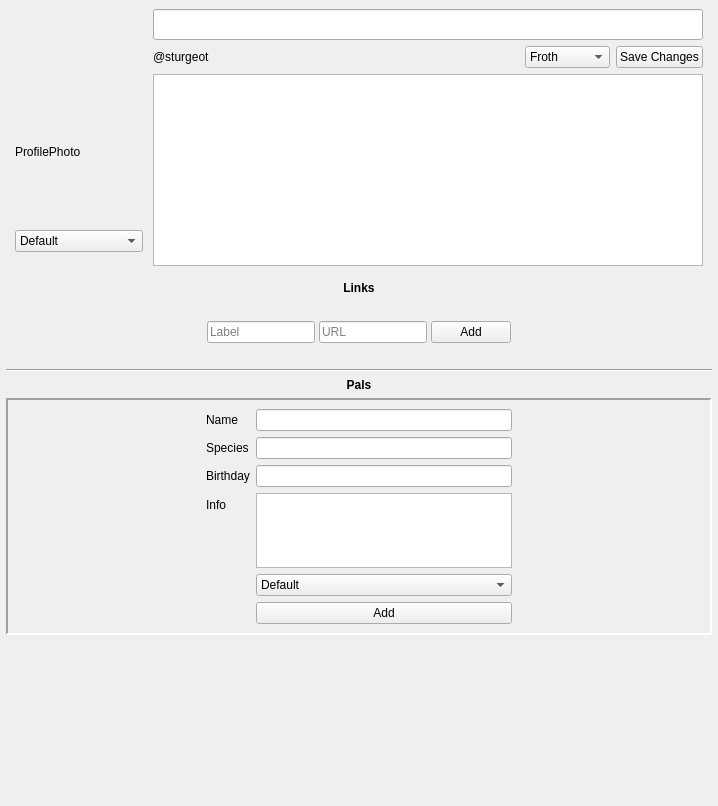
<?xml version="1.0" encoding="UTF-8"?>
<ui version="4.0">
 <class>ProfileEditor</class>
 <widget class="QWidget" name="ProfileEditor">
  <property name="geometry">
   <rect>
    <x>0</x>
    <y>0</y>
    <width>718</width>
    <height>806</height>
   </rect>
  </property>
  <property name="windowTitle">
   <string>Form</string>
  </property>
  <layout class="QVBoxLayout" name="verticalLayout">
   <property name="leftMargin">
    <number>0</number>
   </property>
   <property name="topMargin">
    <number>0</number>
   </property>
   <property name="rightMargin">
    <number>0</number>
   </property>
   <property name="bottomMargin">
    <number>0</number>
   </property>
   <item>
    <widget class="QScrollArea" name="scrollArea">
     <property name="sizePolicy">
      <sizepolicy hsizetype="Expanding" vsizetype="Expanding">
       <horstretch>0</horstretch>
       <verstretch>0</verstretch>
      </sizepolicy>
     </property>
     <property name="frameShape">
      <enum>QFrame::NoFrame</enum>
     </property>
     <property name="verticalScrollBarPolicy">
      <enum>Qt::ScrollBarAlwaysOff</enum>
     </property>
     <property name="horizontalScrollBarPolicy">
      <enum>Qt::ScrollBarAlwaysOff</enum>
     </property>
     <property name="widgetResizable">
      <bool>true</bool>
     </property>
     <widget class="QWidget" name="profileScrollContents">
      <property name="geometry">
       <rect>
        <x>0</x>
        <y>0</y>
        <width>718</width>
        <height>692</height>
       </rect>
      </property>
      <property name="sizePolicy">
       <sizepolicy hsizetype="Preferred" vsizetype="Fixed">
        <horstretch>0</horstretch>
        <verstretch>0</verstretch>
       </sizepolicy>
      </property>
      <layout class="QVBoxLayout" name="profileScrollLayout">
       <property name="leftMargin">
        <number>6</number>
       </property>
       <property name="topMargin">
        <number>0</number>
       </property>
       <property name="rightMargin">
        <number>6</number>
       </property>
       <property name="bottomMargin">
        <number>0</number>
       </property>
       <item>
        <widget class="QFrame" name="headerFrame">
         <property name="sizePolicy">
          <sizepolicy hsizetype="Expanding" vsizetype="Fixed">
           <horstretch>0</horstretch>
           <verstretch>0</verstretch>
          </sizepolicy>
         </property>
         <property name="autoFillBackground">
          <bool>true</bool>
         </property>
         <layout class="QGridLayout" name="header" columnstretch="0,0,0">
          <property name="horizontalSpacing">
           <number>10</number>
          </property>
          <item row="1" column="2">
           <layout class="QHBoxLayout" name="headerOptions">
            <property name="spacing">
             <number>6</number>
            </property>
            <property name="topMargin">
             <number>0</number>
            </property>
            <item>
             <widget class="QLabel" name="username">
              <property name="sizePolicy">
               <sizepolicy hsizetype="Expanding" vsizetype="Fixed">
                <horstretch>0</horstretch>
                <verstretch>0</verstretch>
               </sizepolicy>
              </property>
              <property name="text">
               <string>@sturgeot</string>
              </property>
             </widget>
            </item>
            <item>
             <widget class="QComboBox" name="comboBox">
              <property name="sizePolicy">
               <sizepolicy hsizetype="Preferred" vsizetype="Fixed">
                <horstretch>0</horstretch>
                <verstretch>0</verstretch>
               </sizepolicy>
              </property>
              <item>
               <property name="text">
                <string>Froth</string>
               </property>
              </item>
              <item>
               <property name="text">
                <string>Deep Sea</string>
               </property>
              </item>
              <item>
               <property name="text">
                <string>Ocean</string>
               </property>
              </item>
              <item>
               <property name="text">
                <string>Seaweed</string>
               </property>
              </item>
              <item>
               <property name="text">
                <string>Beach</string>
               </property>
              </item>
              <item>
               <property name="text">
                <string>Riverbed</string>
               </property>
              </item>
              <item>
               <property name="text">
                <string>Jelly</string>
               </property>
              </item>
              <item>
               <property name="text">
                <string>Coral</string>
               </property>
              </item>
             </widget>
            </item>
            <item>
             <widget class="QPushButton" name="saveButton">
              <property name="sizePolicy">
               <sizepolicy hsizetype="Fixed" vsizetype="Fixed">
                <horstretch>0</horstretch>
                <verstretch>0</verstretch>
               </sizepolicy>
              </property>
              <property name="text">
               <string>Save Changes</string>
              </property>
             </widget>
            </item>
           </layout>
          </item>
          <item row="2" column="2">
           <widget class="QTextEdit" name="bioField"/>
          </item>
          <item row="0" column="2">
           <widget class="QLineEdit" name="dispnameField">
            <property name="font">
             <font>
              <pointsize>14</pointsize>
             </font>
            </property>
           </widget>
          </item>
          <item row="2" column="0">
           <layout class="QVBoxLayout" name="verticalLayout_3">
            <property name="leftMargin">
             <number>0</number>
            </property>
            <property name="topMargin">
             <number>0</number>
            </property>
            <property name="rightMargin">
             <number>0</number>
            </property>
            <item>
             <widget class="QLabel" name="pfp">
              <property name="sizePolicy">
               <sizepolicy hsizetype="Fixed" vsizetype="Fixed">
                <horstretch>0</horstretch>
                <verstretch>0</verstretch>
               </sizepolicy>
              </property>
              <property name="minimumSize">
               <size>
                <width>128</width>
                <height>128</height>
               </size>
              </property>
              <property name="palette">
               <palette>
                <active>
                 <colorrole role="WindowText">
                  <brush brushstyle="SolidPattern">
                   <color alpha="255">
                    <red>255</red>
                    <green>255</green>
                    <blue>255</blue>
                   </color>
                  </brush>
                 </colorrole>
                 <colorrole role="Button">
                  <brush brushstyle="SolidPattern">
                   <color alpha="255">
                    <red>99</red>
                    <green>99</green>
                    <blue>99</blue>
                   </color>
                  </brush>
                 </colorrole>
                 <colorrole role="Light">
                  <brush brushstyle="SolidPattern">
                   <color alpha="255">
                    <red>148</red>
                    <green>148</green>
                    <blue>148</blue>
                   </color>
                  </brush>
                 </colorrole>
                 <colorrole role="Midlight">
                  <brush brushstyle="SolidPattern">
                   <color alpha="255">
                    <red>123</red>
                    <green>123</green>
                    <blue>123</blue>
                   </color>
                  </brush>
                 </colorrole>
                 <colorrole role="Dark">
                  <brush brushstyle="SolidPattern">
                   <color alpha="255">
                    <red>49</red>
                    <green>49</green>
                    <blue>49</blue>
                   </color>
                  </brush>
                 </colorrole>
                 <colorrole role="Mid">
                  <brush brushstyle="SolidPattern">
                   <color alpha="255">
                    <red>66</red>
                    <green>66</green>
                    <blue>66</blue>
                   </color>
                  </brush>
                 </colorrole>
                 <colorrole role="Text">
                  <brush brushstyle="SolidPattern">
                   <color alpha="255">
                    <red>255</red>
                    <green>255</green>
                    <blue>255</blue>
                   </color>
                  </brush>
                 </colorrole>
                 <colorrole role="BrightText">
                  <brush brushstyle="SolidPattern">
                   <color alpha="255">
                    <red>255</red>
                    <green>255</green>
                    <blue>255</blue>
                   </color>
                  </brush>
                 </colorrole>
                 <colorrole role="ButtonText">
                  <brush brushstyle="SolidPattern">
                   <color alpha="255">
                    <red>255</red>
                    <green>255</green>
                    <blue>255</blue>
                   </color>
                  </brush>
                 </colorrole>
                 <colorrole role="Base">
                  <brush brushstyle="SolidPattern">
                   <color alpha="255">
                    <red>0</red>
                    <green>0</green>
                    <blue>0</blue>
                   </color>
                  </brush>
                 </colorrole>
                 <colorrole role="Window">
                  <brush brushstyle="SolidPattern">
                   <color alpha="255">
                    <red>99</red>
                    <green>99</green>
                    <blue>99</blue>
                   </color>
                  </brush>
                 </colorrole>
                 <colorrole role="Shadow">
                  <brush brushstyle="SolidPattern">
                   <color alpha="255">
                    <red>0</red>
                    <green>0</green>
                    <blue>0</blue>
                   </color>
                  </brush>
                 </colorrole>
                 <colorrole role="AlternateBase">
                  <brush brushstyle="SolidPattern">
                   <color alpha="255">
                    <red>49</red>
                    <green>49</green>
                    <blue>49</blue>
                   </color>
                  </brush>
                 </colorrole>
                 <colorrole role="ToolTipBase">
                  <brush brushstyle="SolidPattern">
                   <color alpha="255">
                    <red>255</red>
                    <green>255</green>
                    <blue>220</blue>
                   </color>
                  </brush>
                 </colorrole>
                 <colorrole role="ToolTipText">
                  <brush brushstyle="SolidPattern">
                   <color alpha="255">
                    <red>0</red>
                    <green>0</green>
                    <blue>0</blue>
                   </color>
                  </brush>
                 </colorrole>
                 <colorrole role="PlaceholderText">
                  <brush brushstyle="SolidPattern">
                   <color alpha="127">
                    <red>255</red>
                    <green>255</green>
                    <blue>255</blue>
                   </color>
                  </brush>
                 </colorrole>
                </active>
                <inactive>
                 <colorrole role="WindowText">
                  <brush brushstyle="SolidPattern">
                   <color alpha="255">
                    <red>0</red>
                    <green>0</green>
                    <blue>0</blue>
                   </color>
                  </brush>
                 </colorrole>
                 <colorrole role="Button">
                  <brush brushstyle="SolidPattern">
                   <color alpha="255">
                    <red>240</red>
                    <green>240</green>
                    <blue>240</blue>
                   </color>
                  </brush>
                 </colorrole>
                 <colorrole role="Light">
                  <brush brushstyle="SolidPattern">
                   <color alpha="255">
                    <red>255</red>
                    <green>255</green>
                    <blue>255</blue>
                   </color>
                  </brush>
                 </colorrole>
                 <colorrole role="Midlight">
                  <brush brushstyle="SolidPattern">
                   <color alpha="255">
                    <red>227</red>
                    <green>227</green>
                    <blue>227</blue>
                   </color>
                  </brush>
                 </colorrole>
                 <colorrole role="Dark">
                  <brush brushstyle="SolidPattern">
                   <color alpha="255">
                    <red>160</red>
                    <green>160</green>
                    <blue>160</blue>
                   </color>
                  </brush>
                 </colorrole>
                 <colorrole role="Mid">
                  <brush brushstyle="SolidPattern">
                   <color alpha="255">
                    <red>160</red>
                    <green>160</green>
                    <blue>160</blue>
                   </color>
                  </brush>
                 </colorrole>
                 <colorrole role="Text">
                  <brush brushstyle="SolidPattern">
                   <color alpha="255">
                    <red>0</red>
                    <green>0</green>
                    <blue>0</blue>
                   </color>
                  </brush>
                 </colorrole>
                 <colorrole role="BrightText">
                  <brush brushstyle="SolidPattern">
                   <color alpha="255">
                    <red>255</red>
                    <green>255</green>
                    <blue>255</blue>
                   </color>
                  </brush>
                 </colorrole>
                 <colorrole role="ButtonText">
                  <brush brushstyle="SolidPattern">
                   <color alpha="255">
                    <red>0</red>
                    <green>0</green>
                    <blue>0</blue>
                   </color>
                  </brush>
                 </colorrole>
                 <colorrole role="Base">
                  <brush brushstyle="SolidPattern">
                   <color alpha="255">
                    <red>255</red>
                    <green>255</green>
                    <blue>255</blue>
                   </color>
                  </brush>
                 </colorrole>
                 <colorrole role="Window">
                  <brush brushstyle="SolidPattern">
                   <color alpha="255">
                    <red>240</red>
                    <green>240</green>
                    <blue>240</blue>
                   </color>
                  </brush>
                 </colorrole>
                 <colorrole role="Shadow">
                  <brush brushstyle="SolidPattern">
                   <color alpha="255">
                    <red>105</red>
                    <green>105</green>
                    <blue>105</blue>
                   </color>
                  </brush>
                 </colorrole>
                 <colorrole role="AlternateBase">
                  <brush brushstyle="SolidPattern">
                   <color alpha="255">
                    <red>245</red>
                    <green>245</green>
                    <blue>245</blue>
                   </color>
                  </brush>
                 </colorrole>
                 <colorrole role="ToolTipBase">
                  <brush brushstyle="SolidPattern">
                   <color alpha="255">
                    <red>255</red>
                    <green>255</green>
                    <blue>220</blue>
                   </color>
                  </brush>
                 </colorrole>
                 <colorrole role="ToolTipText">
                  <brush brushstyle="SolidPattern">
                   <color alpha="255">
                    <red>0</red>
                    <green>0</green>
                    <blue>0</blue>
                   </color>
                  </brush>
                 </colorrole>
                 <colorrole role="PlaceholderText">
                  <brush brushstyle="SolidPattern">
                   <color alpha="128">
                    <red>0</red>
                    <green>0</green>
                    <blue>0</blue>
                   </color>
                  </brush>
                 </colorrole>
                </inactive>
                <disabled>
                 <colorrole role="WindowText">
                  <brush brushstyle="SolidPattern">
                   <color alpha="255">
                    <red>49</red>
                    <green>49</green>
                    <blue>49</blue>
                   </color>
                  </brush>
                 </colorrole>
                 <colorrole role="Button">
                  <brush brushstyle="SolidPattern">
                   <color alpha="255">
                    <red>99</red>
                    <green>99</green>
                    <blue>99</blue>
                   </color>
                  </brush>
                 </colorrole>
                 <colorrole role="Light">
                  <brush brushstyle="SolidPattern">
                   <color alpha="255">
                    <red>148</red>
                    <green>148</green>
                    <blue>148</blue>
                   </color>
                  </brush>
                 </colorrole>
                 <colorrole role="Midlight">
                  <brush brushstyle="SolidPattern">
                   <color alpha="255">
                    <red>123</red>
                    <green>123</green>
                    <blue>123</blue>
                   </color>
                  </brush>
                 </colorrole>
                 <colorrole role="Dark">
                  <brush brushstyle="SolidPattern">
                   <color alpha="255">
                    <red>49</red>
                    <green>49</green>
                    <blue>49</blue>
                   </color>
                  </brush>
                 </colorrole>
                 <colorrole role="Mid">
                  <brush brushstyle="SolidPattern">
                   <color alpha="255">
                    <red>66</red>
                    <green>66</green>
                    <blue>66</blue>
                   </color>
                  </brush>
                 </colorrole>
                 <colorrole role="Text">
                  <brush brushstyle="SolidPattern">
                   <color alpha="255">
                    <red>49</red>
                    <green>49</green>
                    <blue>49</blue>
                   </color>
                  </brush>
                 </colorrole>
                 <colorrole role="BrightText">
                  <brush brushstyle="SolidPattern">
                   <color alpha="255">
                    <red>255</red>
                    <green>255</green>
                    <blue>255</blue>
                   </color>
                  </brush>
                 </colorrole>
                 <colorrole role="ButtonText">
                  <brush brushstyle="SolidPattern">
                   <color alpha="255">
                    <red>49</red>
                    <green>49</green>
                    <blue>49</blue>
                   </color>
                  </brush>
                 </colorrole>
                 <colorrole role="Base">
                  <brush brushstyle="SolidPattern">
                   <color alpha="255">
                    <red>99</red>
                    <green>99</green>
                    <blue>99</blue>
                   </color>
                  </brush>
                 </colorrole>
                 <colorrole role="Window">
                  <brush brushstyle="SolidPattern">
                   <color alpha="255">
                    <red>99</red>
                    <green>99</green>
                    <blue>99</blue>
                   </color>
                  </brush>
                 </colorrole>
                 <colorrole role="Shadow">
                  <brush brushstyle="SolidPattern">
                   <color alpha="255">
                    <red>0</red>
                    <green>0</green>
                    <blue>0</blue>
                   </color>
                  </brush>
                 </colorrole>
                 <colorrole role="AlternateBase">
                  <brush brushstyle="SolidPattern">
                   <color alpha="255">
                    <red>245</red>
                    <green>245</green>
                    <blue>245</blue>
                   </color>
                  </brush>
                 </colorrole>
                 <colorrole role="ToolTipBase">
                  <brush brushstyle="SolidPattern">
                   <color alpha="255">
                    <red>255</red>
                    <green>255</green>
                    <blue>220</blue>
                   </color>
                  </brush>
                 </colorrole>
                 <colorrole role="ToolTipText">
                  <brush brushstyle="SolidPattern">
                   <color alpha="255">
                    <red>0</red>
                    <green>0</green>
                    <blue>0</blue>
                   </color>
                  </brush>
                 </colorrole>
                 <colorrole role="PlaceholderText">
                  <brush brushstyle="SolidPattern">
                   <color alpha="128">
                    <red>0</red>
                    <green>0</green>
                    <blue>0</blue>
                   </color>
                  </brush>
                 </colorrole>
                </disabled>
               </palette>
              </property>
              <property name="autoFillBackground">
               <bool>true</bool>
              </property>
              <property name="text">
               <string>ProfilePhoto</string>
              </property>
             </widget>
            </item>
            <item>
             <widget class="QComboBox" name="pfpSelect">
              <item>
               <property name="text">
                <string>Default</string>
               </property>
              </item>
              <item>
               <property name="text">
                <string>Goldfish</string>
               </property>
              </item>
              <item>
               <property name="text">
                <string>Shark</string>
               </property>
              </item>
              <item>
               <property name="text">
                <string>Angelfish</string>
               </property>
              </item>
              <item>
               <property name="text">
                <string>Octopus</string>
               </property>
              </item>
             </widget>
            </item>
           </layout>
          </item>
         </layout>
        </widget>
       </item>
       <item>
        <widget class="QLabel" name="label">
         <property name="font">
          <font>
           <bold>true</bold>
          </font>
         </property>
         <property name="text">
          <string>Links</string>
         </property>
         <property name="alignment">
          <set>Qt::AlignCenter</set>
         </property>
        </widget>
       </item>
       <item>
        <layout class="QHBoxLayout" name="linksCenter">
         <property name="spacing">
          <number>4</number>
         </property>
         <property name="topMargin">
          <number>20</number>
         </property>
         <property name="bottomMargin">
          <number>20</number>
         </property>
         <item>
          <spacer name="horizontalSpacer_3">
           <property name="orientation">
            <enum>Qt::Horizontal</enum>
           </property>
           <property name="sizeHint" stdset="0">
            <size>
             <width>40</width>
             <height>20</height>
            </size>
           </property>
          </spacer>
         </item>
         <item>
          <layout class="QVBoxLayout" name="linkList">
           <property name="leftMargin">
            <number>0</number>
           </property>
           <property name="topMargin">
            <number>0</number>
           </property>
           <item>
            <layout class="QHBoxLayout" name="horizontalLayout_3">
             <property name="leftMargin">
              <number>0</number>
             </property>
             <property name="topMargin">
              <number>0</number>
             </property>
             <item>
              <widget class="QLineEdit" name="labelField">
               <property name="placeholderText">
                <string>Label</string>
               </property>
              </widget>
             </item>
             <item>
              <widget class="QLineEdit" name="urlField">
               <property name="placeholderText">
                <string>URL</string>
               </property>
              </widget>
             </item>
             <item>
              <widget class="QPushButton" name="linkAddButton">
               <property name="text">
                <string>Add</string>
               </property>
              </widget>
             </item>
            </layout>
           </item>
          </layout>
         </item>
         <item>
          <spacer name="horizontalSpacer_4">
           <property name="orientation">
            <enum>Qt::Horizontal</enum>
           </property>
           <property name="sizeHint" stdset="0">
            <size>
             <width>40</width>
             <height>20</height>
            </size>
           </property>
          </spacer>
         </item>
        </layout>
       </item>
       <item>
        <widget class="Line" name="line">
         <property name="orientation">
          <enum>Qt::Horizontal</enum>
         </property>
        </widget>
       </item>
       <item>
        <widget class="QLabel" name="label_3">
         <property name="font">
          <font>
           <bold>true</bold>
          </font>
         </property>
         <property name="text">
          <string>Pals</string>
         </property>
         <property name="alignment">
          <set>Qt::AlignCenter</set>
         </property>
        </widget>
       </item>
       <item>
        <widget class="QFrame" name="palView">
         <property name="frameShape">
          <enum>QFrame::Panel</enum>
         </property>
         <property name="frameShadow">
          <enum>QFrame::Sunken</enum>
         </property>
         <property name="lineWidth">
          <number>2</number>
         </property>
         <layout class="QHBoxLayout" name="horizontalLayout_2">
          <item>
           <spacer name="horizontalSpacer">
            <property name="orientation">
             <enum>Qt::Horizontal</enum>
            </property>
            <property name="sizeHint" stdset="0">
             <size>
              <width>40</width>
              <height>20</height>
             </size>
            </property>
           </spacer>
          </item>
          <item>
           <layout class="QFormLayout" name="palForm">
            <item row="0" column="0">
             <widget class="QLabel" name="palNameLabel">
              <property name="text">
               <string>Name</string>
              </property>
             </widget>
            </item>
            <item row="0" column="1">
             <widget class="QLineEdit" name="palNameField"/>
            </item>
            <item row="1" column="0">
             <widget class="QLabel" name="speciesLabel">
              <property name="text">
               <string>Species</string>
              </property>
             </widget>
            </item>
            <item row="1" column="1">
             <widget class="QLineEdit" name="speciesField"/>
            </item>
            <item row="2" column="0">
             <widget class="QLabel" name="palBdayLabel">
              <property name="text">
               <string>Birthday</string>
              </property>
             </widget>
            </item>
            <item row="2" column="1">
             <widget class="QLineEdit" name="palBdayField"/>
            </item>
            <item row="3" column="0">
             <widget class="QLabel" name="palBioLabel">
              <property name="text">
               <string>Info</string>
              </property>
             </widget>
            </item>
            <item row="3" column="1">
             <widget class="QPlainTextEdit" name="palBioField">
              <property name="sizePolicy">
               <sizepolicy hsizetype="Expanding" vsizetype="Fixed">
                <horstretch>0</horstretch>
                <verstretch>0</verstretch>
               </sizepolicy>
              </property>
              <property name="maximumSize">
               <size>
                <width>16777215</width>
                <height>75</height>
               </size>
              </property>
              <property name="plainText">
               <string/>
              </property>
             </widget>
            </item>
            <item row="5" column="1">
             <widget class="QPushButton" name="palAddButton">
              <property name="text">
               <string>Add</string>
              </property>
             </widget>
            </item>
            <item row="4" column="1">
             <widget class="QComboBox" name="palImage">
              <item>
               <property name="text">
                <string>Default</string>
               </property>
              </item>
              <item>
               <property name="text">
                <string>Goldfish</string>
               </property>
              </item>
              <item>
               <property name="text">
                <string>Shark</string>
               </property>
              </item>
              <item>
               <property name="text">
                <string>Angelfish</string>
               </property>
              </item>
              <item>
               <property name="text">
                <string>Octopus</string>
               </property>
              </item>
             </widget>
            </item>
           </layout>
          </item>
          <item>
           <spacer name="horizontalSpacer_2">
            <property name="orientation">
             <enum>Qt::Horizontal</enum>
            </property>
            <property name="sizeHint" stdset="0">
             <size>
              <width>40</width>
              <height>20</height>
             </size>
            </property>
           </spacer>
          </item>
         </layout>
        </widget>
       </item>
       <item>
        <layout class="QHBoxLayout" name="horizontalLayout">
         <property name="topMargin">
          <number>0</number>
         </property>
         <property name="bottomMargin">
          <number>0</number>
         </property>
         <item>
          <spacer name="horizontalSpacer_6">
           <property name="orientation">
            <enum>Qt::Horizontal</enum>
           </property>
           <property name="sizeHint" stdset="0">
            <size>
             <width>40</width>
             <height>20</height>
            </size>
           </property>
          </spacer>
         </item>
         <item>
          <layout class="QVBoxLayout" name="palList">
           <property name="leftMargin">
            <number>0</number>
           </property>
           <property name="topMargin">
            <number>0</number>
           </property>
           <property name="rightMargin">
            <number>0</number>
           </property>
           <property name="bottomMargin">
            <number>0</number>
           </property>
          </layout>
         </item>
         <item>
          <spacer name="horizontalSpacer_5">
           <property name="orientation">
            <enum>Qt::Horizontal</enum>
           </property>
           <property name="sizeHint" stdset="0">
            <size>
             <width>40</width>
             <height>20</height>
            </size>
           </property>
          </spacer>
         </item>
        </layout>
       </item>
      </layout>
     </widget>
    </widget>
   </item>
  </layout>
 </widget>
 <resources/>
 <connections/>
</ui>
